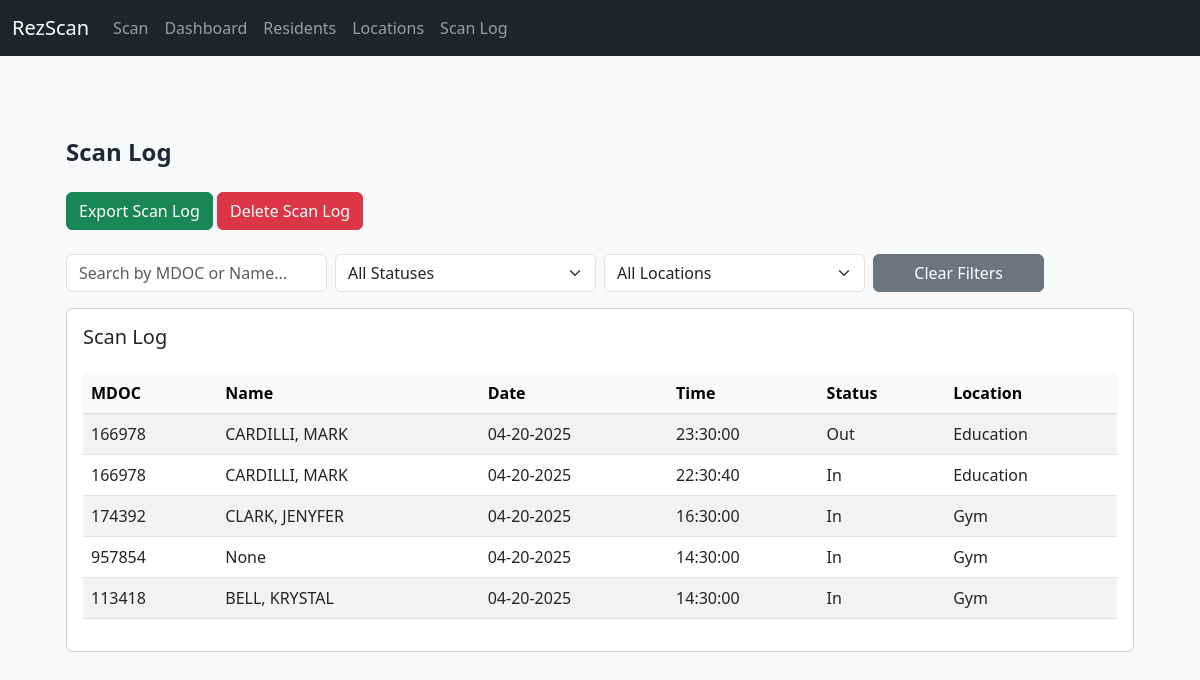
The page /admin/scanlog on the database as committed earlier.
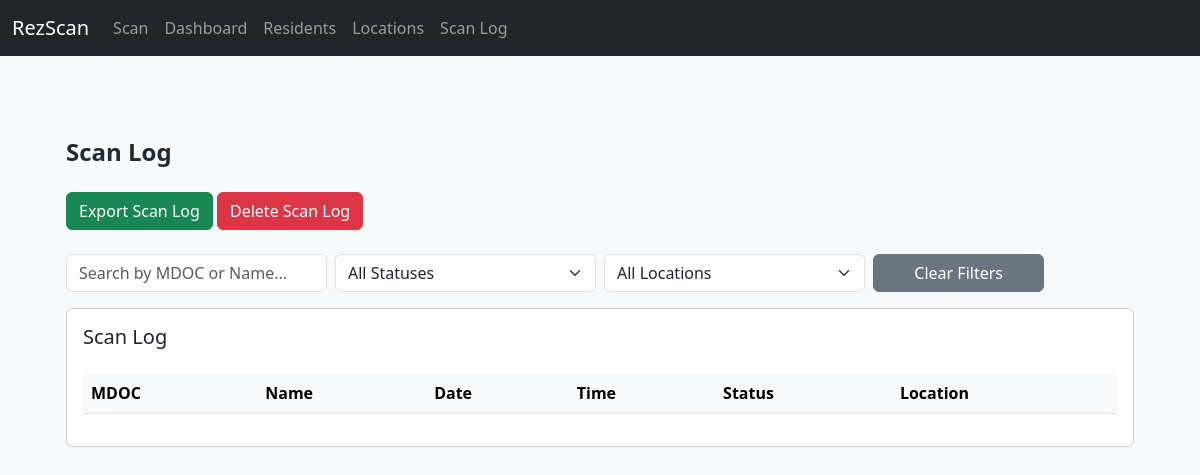
The same page on the database as committed later.
### tables this page shows
CREATE TABLE scanstest (
                scanid INTEGER PRIMARY KEY AUTOINCREMENT,
                mdoc TEXT,
                date TEXT,
                time TEXT,
                status TEXT,
                location TEXT
            );

CREATE TABLE residents (
                id INTEGER PRIMARY KEY AUTOINCREMENT,
                name TEXT NOT NULL,
                mdoc TEXT UNIQUE NOT NULL,
                unit TEXT,
                housing_unit TEXT,
                level TEXT,
                photo TEXT
            );

### RezScan Flask App.py (the view)
@app.route('/admin/scanlog', methods=['GET', 'POST'])
def scanlog():
    with sqlite3.connect(DB_PATH) as conn:
        c = conn.cursor()
        c.execute('SELECT * FROM scans_with_residents ORDER BY time desc')
        data = c.fetchall()
        c.execute('SELECT DISTINCT status FROM scans_with_residents ORDER BY status')
        status_options = [row[0] for row in c.fetchall() if row[0]]
        c.execute('SELECT DISTINCT location FROM scans_with_residents ORDER BY location')
        location_options = [row[0] for row in c.fetchall() if row[0]]
    return render_template('scanlog.html', scans=data, status_options=status_options, location_options=location_options)

### Templates/scanlog.html (shortened to what this page needs)
{% extends 'layout.html' %}
{% block content %}
<div class="container mx-auto px-4 py-8">
    <h2 class="text-2xl font-bold mb-6 text-gray-800">Scan Log</h2>
    <div class="mb-4">
        <a href="{{ url_for('export_scanlog') }}" class="btn btn-success">Export Scan Log</a>
        <form action="{{ url_for('delete_scanlog') }}" method="post" class="d-inline" onsubmit="return confirm('Are you sure you want to delete the scan log?');">
            <button type="submit" class="btn btn-danger">Delete Scan Log</button>
        </form>
    </div>
    <div class="row g-2 mb-3 align-items-end">
        <div class="col-md-3">
            <input type="text" id="searchInput" class="form-control" placeholder="Search by MDOC or Name..." onkeyup="filterTable()" autocomplete="off">
        </div>
        <div class="col-md-3">
            <select id="filterStatus" class="form-select" onchange="filterTable()">
                <option value="">All Statuses</option>
            </select>
        </div>
        <div class="col-md-3">
            <select id="filterLocation" class="form-select" onchange="filterTable()">
                <option value="">All Locations</option>
            </select>
        </div>
        <div class="col-md-2">
            <button class="btn btn-secondary w-100" onclick="resetFilters()">Clear Filters</button>
        </div>
    </div>
    <div class="card p-3">
        <h5 class="card-title">Scan Log</h5>
        <div class="table-responsive">
            <table id="scansTable" class="table table-striped mt-3 align-middle">
                <thead class="table-light">
                    <tr>
                        <th>MDOC</th>
                        <th>Name</th>
                        <th>Date</th>
                        <th>Time</th>
                        <th>Status</th>
                        <th>Location</th>
                    </tr>
                </thead>
                <tbody>
                    {% for scan in scans %}
                    <tr>
                        <td>{{ scan[0] }}</td>
                        <td>{{ scan[1] }}</td>
                        <td>{{ scan[2] }}</td>
                        <td>{{ scan[3] }}</td>
                        <td>{{ scan[4] }}</td>
                        <td>{{ scan[5] }}</td>
                    </tr>
                    {% endfor %}
                </tbody>
            </table>
        </div>
    </div>
</div>
<link href="https://cdn.jsdelivr.net/npm/tailwindcss@2.2.19/dist/tailwind.min.css" rel="stylesheet">
<link href="https://cdn.jsdelivr.net/npm/bootstrap@5.3.0/dist/css/bootstrap.min.css" rel="stylesheet">
{% endblock %}

### Templates/layout.html (shortened to what this page needs)
<!DOCTYPE html>
<html lang="en">
<head>
    <link href="https://cdn.jsdelivr.net/npm/bootstrap@5.3.3/dist/css/bootstrap.min.css" rel="stylesheet">
</head>
<body class="bg-light">
    <nav class="navbar navbar-expand-lg navbar-dark bg-dark mb-4">
        <div class="container-fluid">
            <a class="navbar-brand" href="{{ url_for('index') }}">RezScan</a>
            <div class="collapse navbar-collapse" id="navbarNav">
                <ul class="navbar-nav">
                    <li class="nav-item">
                        <a class="nav-link" href="{{ url_for('scan') }}">Scan</a>
                    </li>
                    <li class="nav-item">
                        <a class="nav-link" href="{{ url_for('dashboard') }}">Dashboard</a>
                    </li>
                    <li class="nav-item">
                        <a class="nav-link" href="{{ url_for('manage_residents') }}">Residents</a>
                    </li>
                    <li class="nav-item">
                        <a class="nav-link" href="{{ url_for('manage_locations') }}">Locations</a>
                    </li>
                    <li class="nav-item">
                        <a class="nav-link" href="{{ url_for('scanlog') }}">Scan Log</a>
                    </li>
                </ul>
            </div>
        </div>
    </nav>
    <div class="container py-4">
        {% block content %}{% endblock %}
    </div>
</body>
</html>

Rows that differ between the two databases and show on the page:
removed scanstest: mdoc "166978", name "CARDILLI, MARK", date "04-20-2025", time "23:30:00", status "Out", location "Education"
removed scanstest: mdoc "166978", name "CARDILLI, MARK", date "04-20-2025", time "22:30:40", status "In", location "Education"
removed scanstest: mdoc "174392", name "CLARK, JENYFER", date "04-20-2025", time "16:30:00", status "In", location "Gym"
removed scanstest: mdoc "957854", scan "None", date "04-20-2025", time "14:30:00", status "In", location "Gym"
removed scanstest: mdoc "113418", name "BELL, KRYSTAL", date "04-20-2025", time "14:30:00", status "In", location "Gym"
